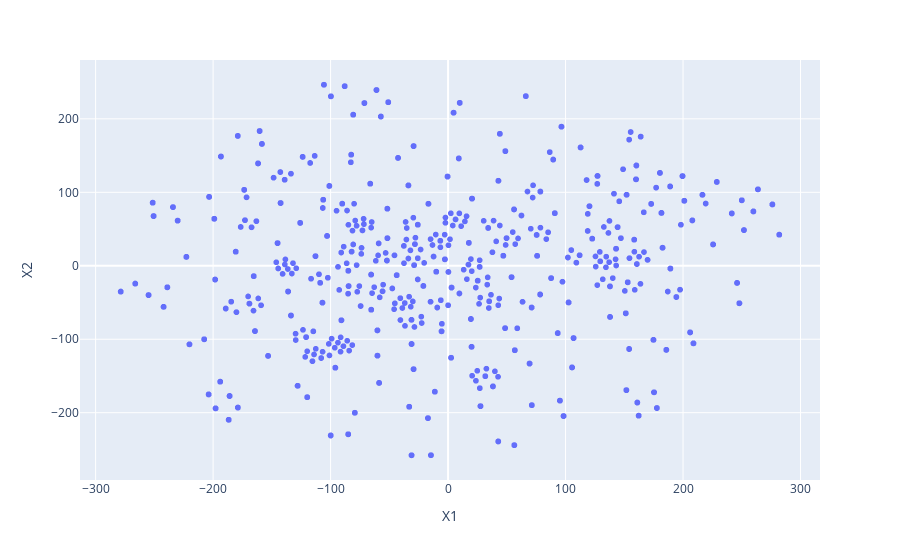
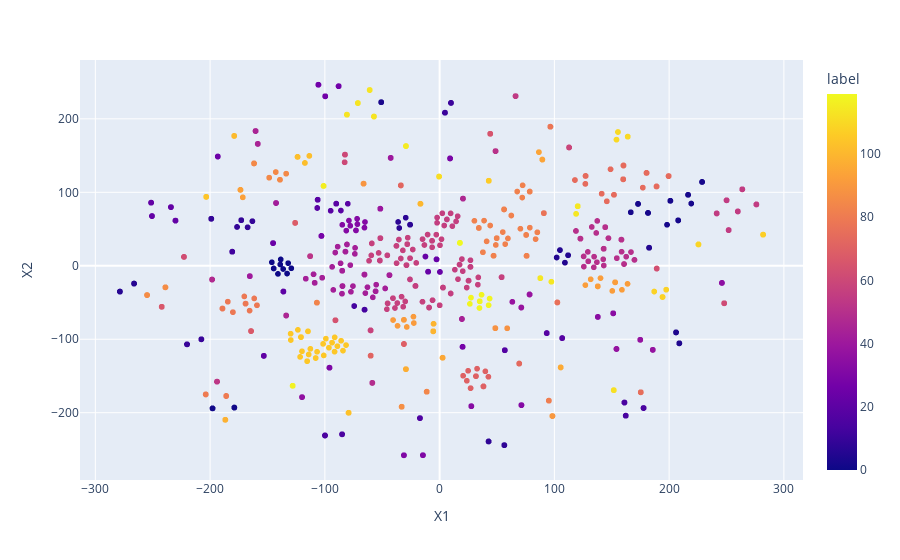

Source (notebook cell) for these figures, in order:
### Code cell
import sys
import platform
import re

import pandas as pd
import numpy as np
from sklearn.manifold import TSNE
from sklearn.cluster import KMeans
from sklearn.cluster import DBSCAN
from sklearn.ensemble import IsolationForest
from sklearn.metrics import confusion_matrix

import plotly.express as px



def convert_data_sparse_matrix(df, row_label='stock_code', col_label='name_of_ccass_participant',
                               value_label='shareholding'):
    """
        Pivot table
    """
    try:
        # Prepare zero matrix
        row_dim = len(df[row_label].unique())
        col_dim = len(df[col_label].unique())
        sparse_matrix = np.zeros((row_dim, col_dim))

        # Prepare label to index dictionaries
        row_ind_dict = {label: ind for ind, label in enumerate(sorted(df[row_label].unique().tolist()))}
        col_ind_dict = {label: ind for ind, label in enumerate(sorted(df[col_label].unique().tolist()))}

        # Transform row_label column and col_label column to index
        df['row_ind'] = df[row_label].apply(lambda x: row_ind_dict[x])
        df['col_ind'] = df[col_label].apply(lambda x: col_ind_dict[x])

        for ind, row in df.iterrows():
            # Get index and shareholding
            row_ind = row['row_ind']
            col_ind = row['col_ind']
            value = row[value_label]

            # Assign to sparse matrix
            sparse_matrix[row_ind, col_ind] += value

        return sparse_matrix, row_ind_dict, col_ind_dict
    except Exception as e:
        print(e)
        return None


def load_data(data_path):
    # Read csv files
    df = pd.read_csv(data_path)

    # Convert stock code to formatted string
    df['stock_code'] = df['stock_code'].apply(lambda x: ('00000' + str(x))[-5:])

    return df
# Define data_path
if platform.system() == 'Windows':
    data_path = '.\data\stock_port.csv'
else:
    data_path = '/Users/CliffordMan/Downloads/project/stock_port.csv'
    
# Load dataset from data path
df = load_data(data_path)

# Convert df to sparse matrix
sp_matrix, row_ind_dict, col_ind_dict = convert_data_sparse_matrix(df)

# List Basic Info
print('Dimension of sparse_matrix: ', sp_matrix.shape)
row_dim = sp_matrix.shape[0]
col_dim = sp_matrix.shape[1]
print('How many stock do we have in the dataset: ', row_dim)
print('How many unique shareholder do we have in the dataset', col_dim)
# Calculate shareholding % by stock_code
sp_matrix_stock = sp_matrix / np.sum(sp_matrix, axis = 1).reshape(row_dim, -1)

# Sum of column should result one
np.sum(sp_matrix_stock, axis = 1)

# Apply TSNE to sp_matrix_stock
dim = 2
perplexity = 100
learning_rate = 200
X_embedded = TSNE(n_components = dim, perplexity = perplexity, \
                  learning_rate = learning_rate, init='pca').fit_transform(sp_matrix_stock)

# Visualize the result with stcok code label
df_tsne = pd.DataFrame(X_embedded, columns = ['X1', 'X2'])
df_tsne['stock_code'] = df_tsne.reset_index()['index']\
                        .apply(lambda x: {j:i for i,j in row_ind_dict.items()}[x])
    
fig = px.scatter(df_tsne,'X1','X2', hover_name = 'stock_code')
fig.show()

# Apply K-Mean to sp_matrix_stock
n_clusters =120
kmeans = KMeans(n_clusters = n_clusters, random_state=0).fit(sp_matrix_stock)


# Map the label back to df_tsne in order to visualize the result in two dimensional space
df_tsne['label'] = kmeans.labels_
fig = px.scatter(df_tsne,'X1','X2', hover_name = 'stock_code', color = 'label')
fig.show()

# Predictive Algorithm
def cluster_predict(label, min_pts = 'auto'):
    """
        Input: an array of clsutered label for each instance
        return: an array of anomal label for each instance
    """
    try:
        # Get Unqiue label and its counts
        (unique, counts) = np.unique(label, return_counts = True)
    
        # Define minimum points that it should have in a cluster, if auto, it will take the min count
        if min_pts == 'auto':
            min_pts = min(counts)
            print('Minimum points of a cluster among the clusters: ', min_pts)
        else:
            min_pts = int(min_pts)

        # Prepare label_dict for mapping
        label_dict = {label: 0 if count > min_pts else 1 for label, count in zip(unique, counts)}

        # Map label_dict to label
        return np.array([label_dict[i] for i in label])
    except Exception as e:
        print(e)
        return None

min_pts = 70
prediction = cluster_predict(kmeans.labels_, min_pts = min_pts)

# Define the path
if platform.system() == 'Windows':
    truth_path = '.\data\STOCK.csv'
else:
    truth_path = '/Users/CliffordMan/Downloads/project/STOCK.csv'
    
def get_truth_label(path, threshold = 0.3):
    # Load dataset
    df = pd.read_csv(path)

    # preprocess the data in order to get a proper data structure
    df = df.set_index('Unnamed: 0').transpose().dropna()
    df = df.reset_index()
    df['index'] = df['index'].apply(lambda x: retrieve_stock_code(x))
    df = df.set_index('index')

    # Define col_dim and empty dataframe
    col_dim = len(df.columns)
    temp = pd.DataFrame()

    # Create a list of column name without the first element
    first_dim = df.columns[0]
    col_list = df.columns.to_list()
    col_list.remove(first_dim)

    for col in col_list:
        # Assign the col to second_dim, as current date
        second_dim = col

        # Calculate the daily % change of stock price
        temp[col] = (df[second_dim] - df[first_dim]) / df[first_dim]

        # Assign the col to first dim, as previous date
        first_dim = col

    result = np.sum(temp > threshold, axis = 1)

    return {stock_code:1 if count > 0 else 0 for stock_code, count in result.items()}

def retrieve_stock_code(x):
    d = re.search('[0-9]*', x)
    if d:
        return ('00000' + d.group(0))[-5:]
    else:
        return None
    # Get the truth_label
truth_label = get_truth_label(truth_path)

# Convert to index-to-label dict
ind_label_dict = {}
for stock_code, ind in row_ind_dict.items():
    try:
        ind_label_dict[ind] = truth_label[stock_code]
    except:
        # For the exception that we could not get that stock's price
        ind_label_dict[ind] = 0
        
# Map back to prediction
kmeans_result = np.array([(prediction, ind_label_dict[ind]) for ind, prediction \
          in enumerate(list(prediction))])

y_pred = kmeans_result[:,0]
y_truth = kmeans_result[:,1]

print('Number of positive examples in our prediction: ', y_pred.sum())
print('Number of positive examples in our truth label: ', y_truth.sum())



# print precision, recall and return F_score
def f_score(y_truth, y_pred, beta = 1):
    
    try:
        # Run confusion_matrix
        tn, fp, fn, tp = confusion_matrix(y_truth, y_pred).ravel()
        
        precision_value = precision(tp, fp)
        recall_value = recall(tp, fn)
        # print recall
        print('True positive: {}, True Negative: {}, False Positive: {}, False Negative: {}'.format(tp, tn, fp, fn))
        print('Precision is ', format(precision_value * 100, '.2f'), '%')
        print('Recall is ', format(recall_value * 100, '.2f'), '%')
        
        return (1 + beta**2) * (precision_value * recall_value) / ((beta**2 * precision_value + recall_value))
    except Exception as e:
        print(e)
        return None

# return precision
def precision(tp, fp):
    return tp / (tp + fp)

# return recall():
def recall(tp, fn):
    return tp / (tp + fn)
    
# display ROC curve and return AUC
def ROC_AUC(y_truth, y_pred):
    pass

f_score(y_truth, y_pred)

### Figure 1 — Plotly figure (JSON) as saved in the notebook; plotly's stock layout.template omitted (floating-point values rounded to 4 significant figures; data arrays with more than 128 entries replaced by an {"elided": "..."} marker saying what was removed)
{"data": [{"hovertemplate": "<b>%{hovertext}</b><br><br>X1=%{x}<br>X2=%{y}<extra></extra>", "hovertext": {"elided": "2020 str values"}, "legendgroup": "", "marker": {"color": "#636efa", "symbol": "circle"}, "mode": "markers", "name": "", "showlegend": false, "type": "scattergl", "x": {"elided": "2020 float values"}, "xaxis": "x", "y": {"elided": "2020 float values"}, "yaxis": "y"}], "layout": {"legend": {"tracegroupgap": 0}, "margin": {"t": 60}, "xaxis": {"anchor": "y", "domain": [0, 1], "title": {"text": "X1"}}, "yaxis": {"anchor": "x", "domain": [0, 1], "title": {"text": "X2"}}}}

### Figure 2 — Plotly figure (JSON) as saved in the notebook; plotly's stock layout.template omitted (floating-point values rounded to 4 significant figures; data arrays with more than 128 entries replaced by an {"elided": "..."} marker saying what was removed)
{"data": [{"hovertemplate": "<b>%{hovertext}</b><br><br>X1=%{x}<br>X2=%{y}<br>label=%{marker.color}<extra></extra>", "hovertext": {"elided": "2020 str values"}, "legendgroup": "", "marker": {"color": {"elided": "2020 int values"}, "coloraxis": "coloraxis", "symbol": "circle"}, "mode": "markers", "name": "", "showlegend": false, "type": "scattergl", "x": {"elided": "2020 float values"}, "xaxis": "x", "y": {"elided": "2020 float values"}, "yaxis": "y"}], "layout": {"coloraxis": {"colorbar": {"title": {"text": "label"}}, "colorscale": [[0, "#0d0887"], [0.1111, "#46039f"], [0.2222, "#7201a8"], [0.3333, "#9c179e"], [0.4444, "#bd3786"], [0.5556, "#d8576b"], [0.6667, "#ed7953"], [0.7778, "#fb9f3a"], [0.8889, "#fdca26"], [1, "#f0f921"]]}, "legend": {"tracegroupgap": 0}, "margin": {"t": 60}, "xaxis": {"anchor": "y", "domain": [0, 1], "title": {"text": "X1"}}, "yaxis": {"anchor": "x", "domain": [0, 1], "title": {"text": "X2"}}}}
